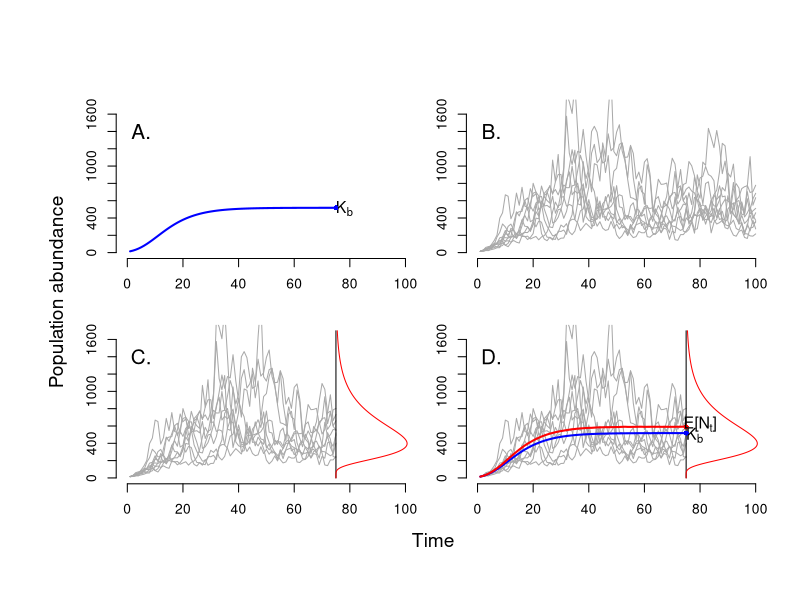
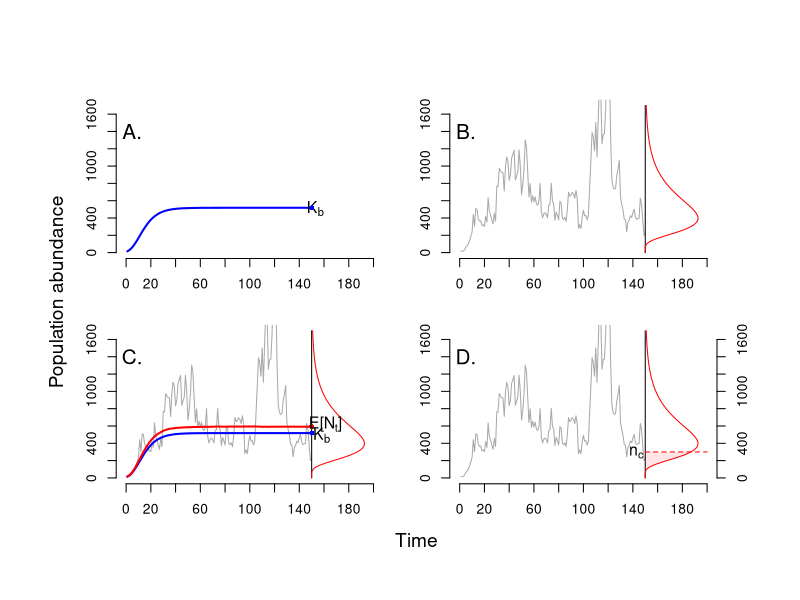
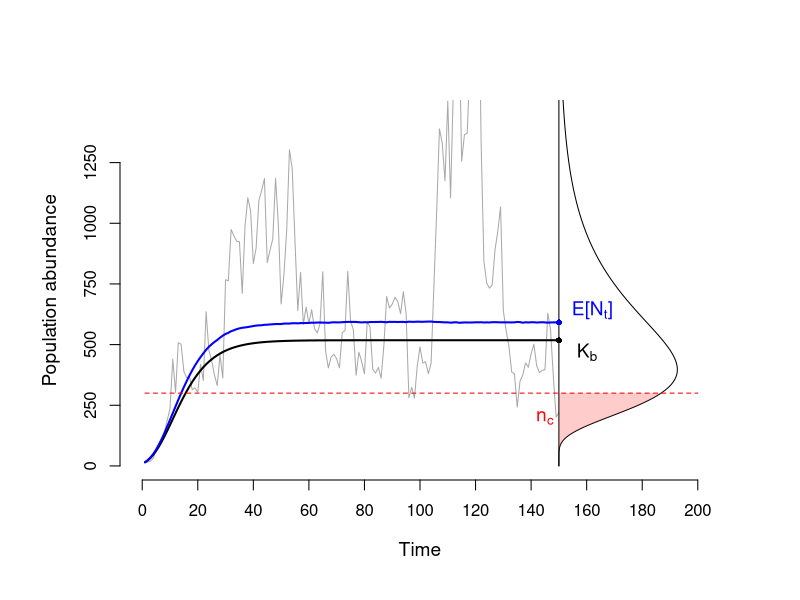

Write R code to recreate these figures, in order.
GSM.sim <- function(a,cc,sigsq,no, len,nreps){
  
  b <- cc-1
  pop.mat <- matrix(0,nrow=nreps,ncol=len)
  pop.mat[,1] <- rep(no,nreps)
  
  for(i in 2:len){
    
    for(j in 1:nreps){
      
      if(pop.mat[j,(i-1)]<=0){pop.mat[j,(i-1)] <- 0}else{
        pop.mat[j,i] <- pop.mat[j,(i-1)]*exp(a+b*log(pop.mat[j,(i-1)]) + rnorm(n=1,mean=0,sd=sqrt(sigsq)) ) 
      }
      
    }
    
  }
  
  return(t(pop.mat))
  
}



a <- 0.75
cc <- 0.88
K <- exp(a/(1-cc))
print(K)
sigsq <- 0.06#0.09725
statio.var <- sigsq/(1-cc^2)

no <- 15
len   <- 100
nreps <- 10 

trial <- GSM.sim(a=a, cc=cc, sigsq=sigsq, no=no, len=len,nreps=nreps)
trial.det <- GSM.sim(a=a, cc=cc, sigsq=0, no=15, len=len,nreps=1)
E.trial <- GSM.sim(a=a, cc=cc, sigsq=sigsq, no=no, len=len,nreps=50000)
E.trial.mean <- apply(E.trial,1,mean)

up.sup <- 1700
stop.plot <- 75


# Version 1: including multiple realizations of the process

par(mfrow=c(2,2), oma=c(5,5,4,1), mar=c(2,2,2,1))
# Upper left
plot(1:stop.plot,trial.det[1:stop.plot], type="l", lty=1,  col="blue", lwd=2,
     xlab="", ylab="", cex.lab=0.9, main="", cex.main=0.9,
     bty="l", xlim=c(0,len), cex.lab=1.25, axes=FALSE, ylim=c(0,up.sup))
axis(side=1, at=c(0,seq(20,len,by=20)))
axis(side=2, at=c(0,seq(200,up.sup,by=200)))
text(stop.plot+3,K-8, expression(K[b]), cex=1.15)
points(stop.plot,K,pch=16, col="blue", cex=0.8)
text(5,1400,"A.",cex=1.5)


# Upper right
matplot(1:len,trial, type="l",col=rep("darkgrey",5), lty=rep(1,5), 
xlab="", ylab="", cex.lab=0.9, main="", cex.main=0.9,
bty="l", xlim=c(0,len), cex.lab=1.25, axes=FALSE, ylim=c(0,up.sup))
axis(side=1, at=c(0,seq(20,len,by=20)))
axis(side=2, at=c(0,seq(200,up.sup,by=200)))
text(5,1400,"B.",cex=1.5)


# Lower left
matplot(1:stop.plot,trial[1:stop.plot,], type="l",col=rep("darkgrey",5), lty=rep(1,5), 
        xlab="", ylab="", cex.lab=0.9, main="", cex.main=0.9,
        bty="l", xlim=c(0,len), cex.lab=1.25, axes=FALSE, ylim=c(0,up.sup))
axis(side=1, at=c(0,seq(20,len,by=20)))
axis(side=2, at=c(0,seq(200,up.sup,by=200)))
# Support and density of the side-wise pdf:
supp1 <- seq(0,up.sup,by=5)
dens1 <- 15000*dlnorm(supp1,meanlog=a/(1-cc), sdlog=sqrt(statio.var))
points(c(stop.plot,stop.plot), c(0,up.sup), type="l", lty=1)
points(stop.plot+dens1, supp1, type="l", lwd=1, col="red")
text(5,1400,"C.",cex=1.5)


# Lower right
matplot(1:stop.plot,trial[1:stop.plot,], type="l",col=rep("darkgrey",5), lty=rep(1,5), 
        xlab="", ylab="", cex.lab=0.9, main="", cex.main=0.9,
        bty="l", xlim=c(0,len), cex.lab=1.25, axes=FALSE, ylim=c(0,up.sup))
axis(side=1, at=c(0,seq(20,len,by=20)))
axis(side=2, at=c(0,seq(200,up.sup,by=200)))
# Support and density of the side-wise pdf:
supp1 <- seq(0,up.sup,by=5)
dens1 <- 15000*dlnorm(supp1,meanlog=a/(1-cc), sdlog=sqrt(statio.var))
points(c(stop.plot,stop.plot), c(0,up.sup), type="l", lty=1)
points(stop.plot+dens1, supp1, type="l", lwd=1, col="red")
# Adding the deterministic trajectory
points(1:stop.plot,trial.det[1:stop.plot], type="l", lty=1,  col="blue", lwd=2)
text(stop.plot+3,K-25, expression(K[b]), cex=1.15)
points(stop.plot,K,pch=16, col="blue", cex=0.8)
# Adding the trajectory of the Expected Value
points(1:stop.plot,E.trial.mean[1:stop.plot], type="l", lty=1,  col="red", lwd=2)
points(stop.plot,exp((a/(1-cc)) + statio.var/2 ), pch=16, cex=0.8,col="red")
text(stop.plot+5,25+exp((a/(1-cc)) + statio.var/2 ),expression(paste("E[",N[t],"]", sep="")),cex=1.15 )
text(5,1400,"D.",cex=1.5)


mtext("Time", side=1, outer=TRUE, cex=1.15, line=1)
mtext("Population abundance", side=2, outer=TRUE, cex=1.15, line=1)


# Version 2: including only one realization of the process

no <- 15
len   <- 200
nreps <- 10 

trial <- GSM.sim(a=a, cc=cc, sigsq=sigsq, no=no, len=len,nreps=nreps)
trial.det <- GSM.sim(a=a, cc=cc, sigsq=0, no=no, len=len,nreps=1)
E.trial <- GSM.sim(a=a, cc=cc, sigsq=sigsq, no=no, len=len,nreps=50000)
E.trial.mean <- apply(E.trial,1,mean)

up.sup <- 1700
stop.plot <- floor((3/4)*len)



sim4plot <- 6

par(mfrow=c(2,2), oma=c(5,5,4,3), mar=c(2,2,2,2))
# Upper left
plot(1:stop.plot,trial.det[1:stop.plot], type="l", lty=1,  col="blue", lwd=2,
     xlab="", ylab="", cex.lab=0.9, main="", cex.main=0.9,
     bty="l", xlim=c(0,len), cex.lab=1.25, axes=FALSE, ylim=c(0,up.sup))
axis(side=1, at=c(0,seq(20,len,by=20)))
axis(side=2, at=c(0,seq(200,up.sup,by=200)))
text(stop.plot+3,K-8, expression(K[b]), cex=1.15)
points(stop.plot,K,pch=16, col="blue", cex=0.8)
text(5,1400,"A.",cex=1.5)


# Upper right
matplot(1:stop.plot,trial[1:stop.plot,sim4plot], type="l",col="darkgrey", lty=1, 
        xlab="", ylab="", cex.lab=0.9, main="", cex.main=0.9,
        bty="l", xlim=c(0,len), cex.lab=1.25, axes=FALSE, ylim=c(0,up.sup))
axis(side=1, at=c(0,seq(20,len,by=20)))
axis(side=2, at=c(0,seq(200,up.sup,by=200)))
# Support and density of the side-wise pdf:
supp1 <- seq(0,up.sup,by=5)
dens1 <- 25000*dlnorm(supp1,meanlog=a/(1-cc), sdlog=sqrt(statio.var))
points(c(stop.plot,stop.plot), c(0,up.sup), type="l", lty=1)
points(stop.plot+dens1, supp1, type="l", lwd=1, col="red")
text(5,1400,"B.",cex=1.5)


# Lower left
matplot(1:stop.plot,trial[1:stop.plot,sim4plot], type="l",col="darkgrey", lty=1, 
        xlab="", ylab="", cex.lab=0.9, main="", cex.main=0.9,
        bty="l", xlim=c(0,len), cex.lab=1.25, axes=FALSE, ylim=c(0,up.sup))
axis(side=1, at=c(0,seq(20,len,by=20)))
axis(side=2, at=c(0,seq(200,up.sup,by=200)))
# Support and density of the side-wise pdf:
supp1 <- seq(0,up.sup,by=5)
dens1 <- 25000*dlnorm(supp1,meanlog=a/(1-cc), sdlog=sqrt(statio.var))
points(c(stop.plot,stop.plot), c(0,up.sup), type="l", lty=1)
points(stop.plot+dens1, supp1, type="l", lwd=1, col="red")
# Adding the deterministic trajectory
points(1:stop.plot,trial.det[1:stop.plot], type="l", lty=1,  col="blue", lwd=2)
text(stop.plot+8,K-25, expression(K[b]), cex=1.15)
points(stop.plot,K,pch=16, col="blue", cex=0.8)
# Adding the trajectory of the Expected Value
points(1:stop.plot,E.trial.mean[1:stop.plot], type="l", lty=1,  col="red", lwd=2)
points(stop.plot,exp((a/(1-cc)) + statio.var/2 ), pch=16, cex=0.8,col="red")
text(stop.plot+11,25+exp((a/(1-cc)) + statio.var/2 ),expression(paste("E[",N[t],"]", sep="")),cex=1.15 )
text(5,1400,"C.",cex=1.5)



# Lower right
matplot(1:stop.plot,trial[1:stop.plot,sim4plot], type="l",col="darkgrey", lty=1, 
        xlab="", ylab="", cex.lab=0.9, main="", cex.main=0.9,
        bty="l", xlim=c(0,len), cex.lab=1.25, axes=FALSE, ylim=c(0,up.sup))
axis(side=1, at=c(0,seq(20,len,by=20)))
axis(side=2, at=c(0,seq(200,up.sup,by=200)))
# Support and density of the side-wise pdf:
supp1 <- seq(0,up.sup,by=5)
dens1 <- 25000*dlnorm(supp1,meanlog=a/(1-cc), sdlog=sqrt(statio.var))
points(c(stop.plot,stop.plot), c(0,up.sup), type="l", lty=1)
points(stop.plot+dens1, supp1, type="l", lwd=1, col="red")
text(5,1400,"D.",cex=1.5)

# Adding the third axis and polygon with p(extinction)
nc <- 300
axis(side=4, at=c(0,seq(200,up.sup,by=200)))
points(c(stop.plot,len),c(nc,nc), type="l", lty=2, lwd=1,col="red")
# Find index of intersection of pdf and cuttoff point nc:
int.ind <- which.min(((supp1)-nc)^2)
#dens1.intersect <- round((stop.plot+dens1)[int.ind],digits=2)
xs4polygon <- stop.plot+dens1[1:int.ind]   
ys.low4polygon <- supp1[1:int.ind]
ys.hi4polygon <- rep(nc,int.ind)
polygon(x=c(xs4polygon,rev(xs4polygon)), y=c(ys.low4polygon,ys.hi4polygon),
        col=scales::alpha("red",0.1), border=NA)
text(stop.plot-7,nc, expression(n[c]),cex=1.15)


mtext("Time", side=1, outer=TRUE, cex=1.15, line=1)
mtext("Population abundance", side=2, outer=TRUE, cex=1.15, line=1)



save.image("StatioPlot2.0.RData")

# Adjusting from comments in the report ####
par(mfrow=c(1,1), oma=c(4,4,3,2), mar=c(2,2,2,2))

# Left
matplot(1:stop.plot,trial[1:stop.plot, sim4plot], type="l",
        col="darkgrey", lty=1, 
        xlab="", ylab="", cex.lab=0.9, main="", cex.main=0.9,
        bty="l", xlim=c(0,len), cex.lab=1.25, axes=FALSE, ylim=c(0,up.sup-250))

# adding three axis
axis(side=1, at=c(0,seq(20,len,by=20)))
axis(side=2, at=c(0,seq(250,up.sup - 250,by=250)))
#axis(side=4, at=c(0,seq(250,up.sup + 250,by=250)))

# Support and density of the side-wise pdf:
supp1 <- seq(0,up.sup,by=5)
dens1 <- 25000*dlnorm(supp1,meanlog=a/(1-cc), sdlog=sqrt(statio.var))
points(c(stop.plot,stop.plot), c(0,up.sup), type="l", lty=1)
points(stop.plot+dens1, supp1, type="l", lwd=1, col="black")
# Adding the deterministic trajectory
points(1:stop.plot,trial.det[1:stop.plot], type="l", lty=1,  col="black", lwd=2)
text(stop.plot+10,K-50, expression(K[b]), cex=1.15, col = "black")
points(stop.plot,K,pch=16, col="black", cex=0.8)
# Adding the trajectory of the Expected Value
points(1:stop.plot,E.trial.mean[1:stop.plot], type="l", lty=1,  col="blue", lwd=2)
points(stop.plot,exp((a/(1-cc)) + statio.var/2 ), pch=16, cex=0.8,col="blue")
text(stop.plot+12,50+exp((a/(1-cc)) + statio.var/2),
     expression(paste("E[",N[t],"]", sep="")), cex=1.15, col = "blue")

# Adding polygon with p(extinction)
nc <- 300
points(c(1,len),c(nc,nc), type="l", lty=2, lwd=1,col="red")
# Find index of intersection of pdf and cuttoff point nc:
int.ind <- which.min(((supp1)-nc)^2)
#dens1.intersect <- round((stop.plot+dens1)[int.ind],digits=2)
xs4polygon <- stop.plot+dens1[1:int.ind]   
ys.low4polygon <- supp1[1:int.ind]
ys.hi4polygon <- rep(nc,int.ind)
polygon(x=c(xs4polygon,rev(xs4polygon)), y=c(ys.low4polygon,ys.hi4polygon),
        col=scales::alpha("red",0.2), border = NA)
text(stop.plot-5, nc-100, expression(n[c]),cex=1.15, col = "red")

mtext("Time", side=1, outer=TRUE, cex=1.15, line=1)
mtext("Population abundance", side=2, outer=TRUE, cex=1.15, line=1)
